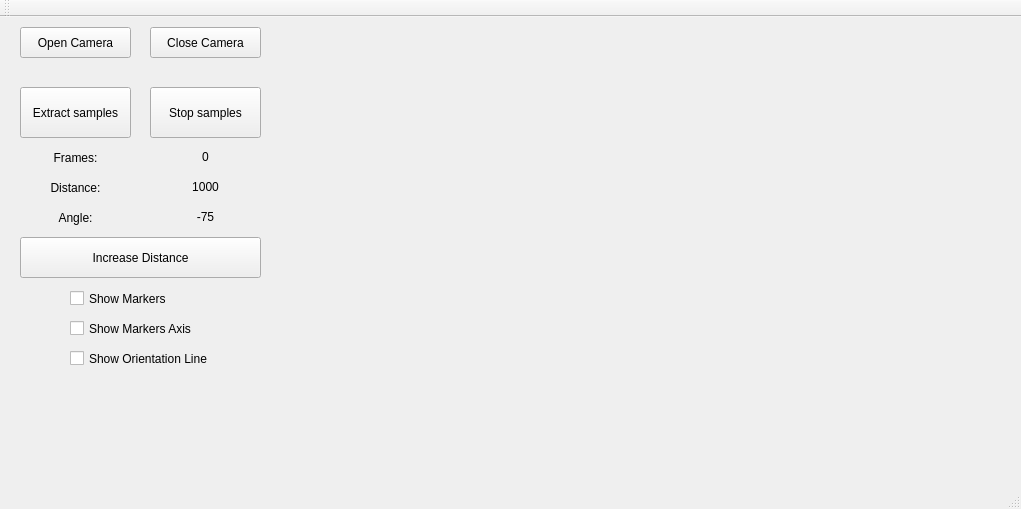
<?xml version="1.0" encoding="UTF-8"?>
<ui version="4.0">
 <class>MainWindow</class>
 <widget class="QMainWindow" name="MainWindow">
  <property name="geometry">
   <rect>
    <x>0</x>
    <y>0</y>
    <width>1021</width>
    <height>509</height>
   </rect>
  </property>
  <property name="windowTitle">
   <string>MainWindow</string>
  </property>
  <widget class="QWidget" name="centralWidget">
   <widget class="QPushButton" name="openCamera">
    <property name="geometry">
     <rect>
      <x>20</x>
      <y>10</y>
      <width>111</width>
      <height>31</height>
     </rect>
    </property>
    <property name="text">
     <string>Open Camera</string>
    </property>
   </widget>
   <widget class="QPushButton" name="closeCamera">
    <property name="geometry">
     <rect>
      <x>150</x>
      <y>10</y>
      <width>111</width>
      <height>31</height>
     </rect>
    </property>
    <property name="text">
     <string>Close Camera</string>
    </property>
   </widget>
   <widget class="QLabel" name="cameraLabel">
    <property name="geometry">
     <rect>
      <x>300</x>
      <y>10</y>
      <width>681</width>
      <height>401</height>
     </rect>
    </property>
    <property name="text">
     <string/>
    </property>
   </widget>
   <widget class="QPushButton" name="extractSamples">
    <property name="geometry">
     <rect>
      <x>20</x>
      <y>70</y>
      <width>111</width>
      <height>51</height>
     </rect>
    </property>
    <property name="text">
     <string>Extract samples</string>
    </property>
   </widget>
   <widget class="QPushButton" name="stopSamples">
    <property name="geometry">
     <rect>
      <x>150</x>
      <y>70</y>
      <width>111</width>
      <height>51</height>
     </rect>
    </property>
    <property name="text">
     <string>Stop samples</string>
    </property>
   </widget>
   <widget class="QLabel" name="label">
    <property name="geometry">
     <rect>
      <x>20</x>
      <y>160</y>
      <width>111</width>
      <height>21</height>
     </rect>
    </property>
    <property name="text">
     <string>Distance:</string>
    </property>
    <property name="alignment">
     <set>Qt::AlignCenter</set>
    </property>
   </widget>
   <widget class="QLabel" name="distanceToDisplay">
    <property name="geometry">
     <rect>
      <x>150</x>
      <y>160</y>
      <width>111</width>
      <height>20</height>
     </rect>
    </property>
    <property name="text">
     <string>1000</string>
    </property>
    <property name="alignment">
     <set>Qt::AlignCenter</set>
    </property>
   </widget>
   <widget class="QLabel" name="label_3">
    <property name="geometry">
     <rect>
      <x>20</x>
      <y>190</y>
      <width>111</width>
      <height>21</height>
     </rect>
    </property>
    <property name="text">
     <string>Angle:</string>
    </property>
    <property name="alignment">
     <set>Qt::AlignCenter</set>
    </property>
   </widget>
   <widget class="QLabel" name="angleToDisplay">
    <property name="geometry">
     <rect>
      <x>150</x>
      <y>190</y>
      <width>111</width>
      <height>20</height>
     </rect>
    </property>
    <property name="text">
     <string>-75</string>
    </property>
    <property name="alignment">
     <set>Qt::AlignCenter</set>
    </property>
   </widget>
   <widget class="QLabel" name="label_2">
    <property name="geometry">
     <rect>
      <x>20</x>
      <y>130</y>
      <width>111</width>
      <height>21</height>
     </rect>
    </property>
    <property name="text">
     <string>Frames:</string>
    </property>
    <property name="alignment">
     <set>Qt::AlignCenter</set>
    </property>
   </widget>
   <widget class="QLabel" name="framesToDisplay">
    <property name="geometry">
     <rect>
      <x>150</x>
      <y>130</y>
      <width>111</width>
      <height>20</height>
     </rect>
    </property>
    <property name="text">
     <string>0</string>
    </property>
    <property name="alignment">
     <set>Qt::AlignCenter</set>
    </property>
   </widget>
   <widget class="QPushButton" name="increaseDistance">
    <property name="geometry">
     <rect>
      <x>20</x>
      <y>220</y>
      <width>241</width>
      <height>41</height>
     </rect>
    </property>
    <property name="text">
     <string>Increase Distance</string>
    </property>
   </widget>
   <widget class="QCheckBox" name="showMarkersAxis">
    <property name="geometry">
     <rect>
      <x>70</x>
      <y>300</y>
      <width>151</width>
      <height>23</height>
     </rect>
    </property>
    <property name="text">
     <string>Show Markers Axis</string>
    </property>
   </widget>
   <widget class="QCheckBox" name="showMarkers">
    <property name="geometry">
     <rect>
      <x>70</x>
      <y>270</y>
      <width>151</width>
      <height>23</height>
     </rect>
    </property>
    <property name="text">
     <string>Show Markers</string>
    </property>
   </widget>
   <widget class="QCheckBox" name="showOrientationLine">
    <property name="geometry">
     <rect>
      <x>70</x>
      <y>330</y>
      <width>171</width>
      <height>23</height>
     </rect>
    </property>
    <property name="text">
     <string>Show Orientation Line</string>
    </property>
   </widget>
  </widget>
  <widget class="QMenuBar" name="menuBar">
   <property name="geometry">
    <rect>
     <x>0</x>
     <y>0</y>
     <width>1021</width>
     <height>22</height>
    </rect>
   </property>
  </widget>
  <widget class="QToolBar" name="mainToolBar">
   <attribute name="toolBarArea">
    <enum>TopToolBarArea</enum>
   </attribute>
   <attribute name="toolBarBreak">
    <bool>false</bool>
   </attribute>
  </widget>
  <widget class="QStatusBar" name="statusBar"/>
 </widget>
 <layoutdefault spacing="6" margin="11"/>
 <resources/>
 <connections/>
</ui>
